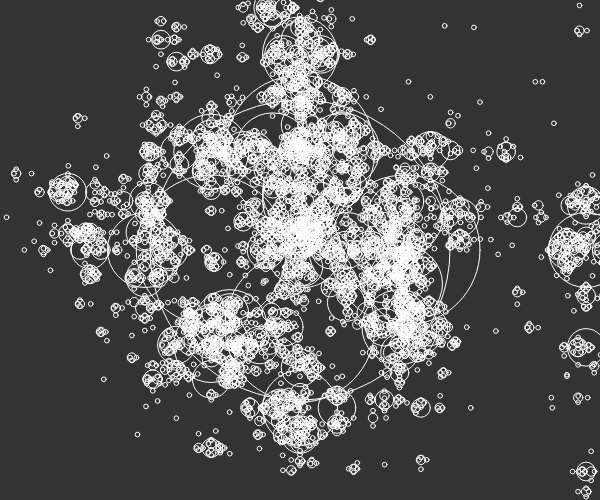
Frame 1 (no input)
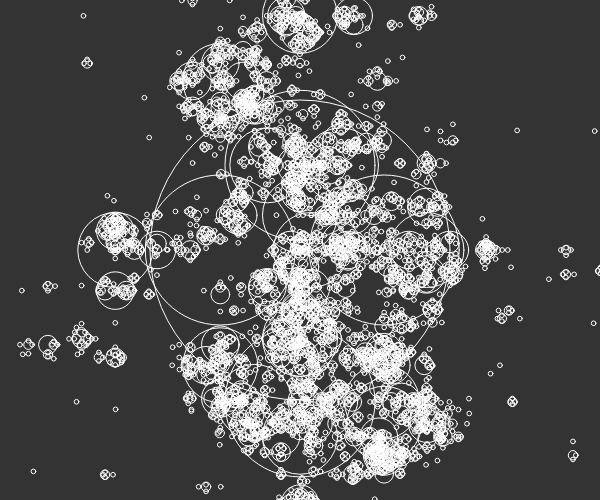
Frame 2 (the mouse pressed at the canvas centre, redrawn once)

The p5.js sketch that drew these frames (run headless with seeded random() and noise() and a simulated clock; the mouse was pressed at the canvas centre and the sketch redrawn once):

// p5.js sketch
// ── sketch.js

function setup() {

    createCanvas(600, 500);
    setFrameRate(30);

}

function draw() {
    background(51);
    drawCircleAboveBelow(width/2,height/2,300)
    noLoop();
}

//Simplest recursion
function drawCircle(x,y,r) {
	stroke(255);
	noFill();
	ellipse(x,y,r,r);

	if(r>2){
		r *= 0.8;
		drawCircle(x,y,r);
	}
}

function drawCircleHalves(x,y,r) {
	stroke(255);
	noFill();
	ellipse(x,y,r,r);

	if(r>2){
		drawCircle(x+r/2, y, r/2);
		drawCircle(x-r/2, y, r/2);
	}
}

function drawCircleAboveBelow(x,y,r) {
	stroke(255);
	noFill();
	ellipse(x,y,r,r);

	if(r>8){
		drawCircleAboveBelow(x+r/random(4), y, r/2);
		drawCircleAboveBelow(x-r/random(6), y, r/2);
		drawCircleAboveBelow(x, y+r/random(5), r/2);
		drawCircleAboveBelow(x, y-r/random(6), r/2);
	}
}
